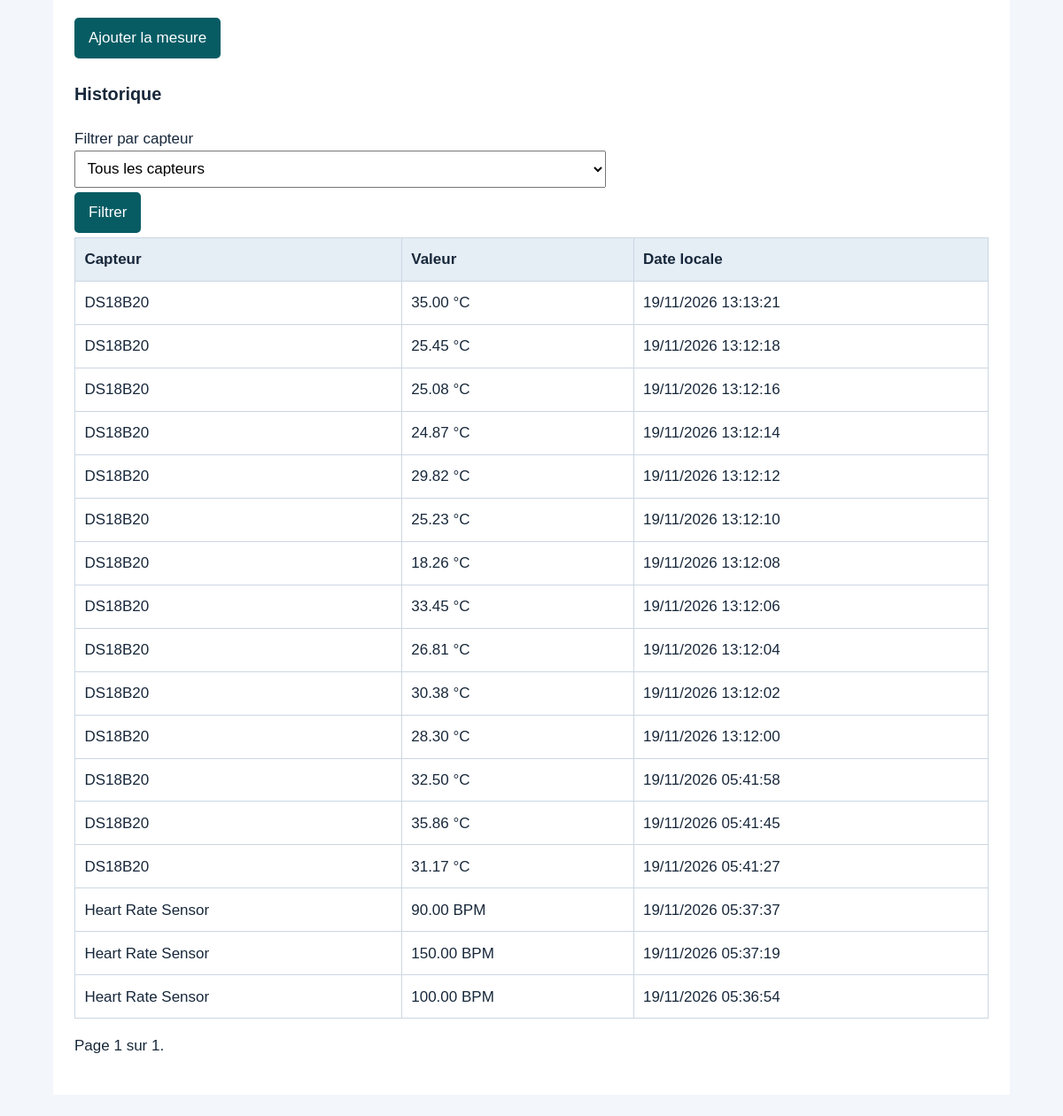
Before: /mesures/ (signed in, lower part) with the older database file.
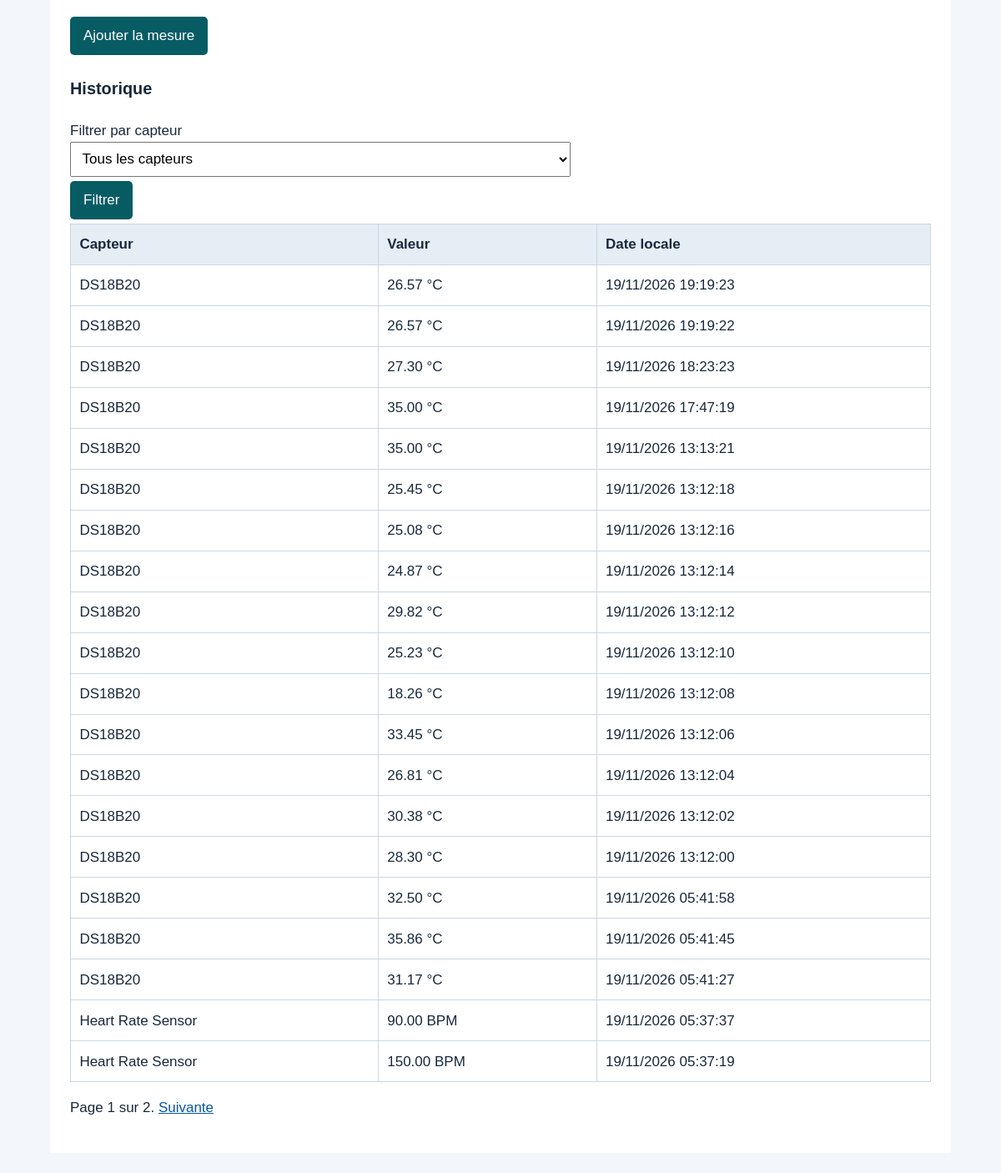
After: the same page with the newer database file.
### HealthcareProject/models.py (models this page shows, shortened)
class Mesure(models.Model):
    capteur = models.ForeignKey(Capteur, on_delete=models.PROTECT, related_name='mesures')
    valeur = models.DecimalField(max_digits=7, decimal_places=2)
    date = models.DateTimeField(auto_now_add=True)
    class Meta:
        ordering = ['-date', '-id']

class Capteur(models.Model):
    TYPES = [('heart', 'Rythme Cardiaque'), ('body_temp', 'Temperature du Corps')]
    objet = models.ForeignKey(Objet, on_delete=models.PROTECT, related_name='capteurs')
    nom = models.CharField(max_length=80, unique=True)
    type_mesure = models.CharField(max_length=20, choices=TYPES)
    seuil_alerte = models.DecimalField(max_digits=7, decimal_places=2)
    class Meta:
        ordering = ['nom']
    @property
    def unite(self):
        return 'BPM' if self.type_mesure == 'heart' else '°C'
    def __str__(self):
        return f'{self.nom} ({self.unite})'

### HealthcareProject/views.py (the view)
# urls.py: path('mesures/', views.mesures, name='mesures'),
@login_required
def mesures(request):
    form = MesureForm(request.POST if request.method == 'POST' else None)
    if request.method == 'POST' and form.is_valid():
        form.save()
        messages.success(request, 'Mesure ajoutée.')
        return redirect('mesures')
    mesures_qs = Mesure.objects.select_related('capteur', 'capteur__objet')
    capteur_id = request.GET.get('capteur', '')
    if capteur_id:
        capteur = get_object_or_404(Capteur, pk=capteur_id) if capteur_id.isdigit() else None
        if capteur is None:
            raise Http404('Capteur invalide')
        mesures_qs = mesures_qs.filter(capteur=capteur)
    return render(request, 'HealthcareProject/mesures.html', {
        'form': form, 'page': Paginator(mesures_qs, 20).get_page(request.GET.get('page')),
        'capteurs': Capteur.objects.all(), 'filtre': capteur_id,
    })

### HealthcareProject/forms.py
class MesureForm(forms.ModelForm):
    class Meta:
        model = Mesure
        fields = ['capteur', 'valeur']

### HealthcareProject/templates/HealthcareProject/mesures.html (shortened to what this page needs)
{% extends 'base.html' %}
{% block contenu %}
<form method="post">{% csrf_token %}{{ form.as_p }}<button>Ajouter la mesure</button></form>
<h3>Historique</h3>
<form method="get">
    <label for="capteur">Filtrer par capteur</label>
    <select id="capteur" name="capteur">
        <option value="">Tous les capteurs</option>
    </select>
    <button>Filtrer</button>
</form>
<div class="tableau">
    <table>
        <thead><tr><th>Capteur</th><th>Valeur</th><th>Date locale</th></tr></thead>
        <tbody>{% for mesure in page %}
            <tr>
                <td>{{ mesure.capteur.nom }}</td>
                <td>{{ mesure.valeur }} {{ mesure.capteur.unite }}</td>
                <td>{{ mesure.date|date:'d/m/Y H:i:s' }}</td>
            </tr>
            {% empty %}
            <tr>
                <td colspan="3">Aucune mesure.</td>
            </tr>
            {% endfor %}
        </tbody>
    </table>
</div>
<p>Page {{ page.number }} sur {{ page.paginator.num_pages }}.
{% if page.has_next %}<a href="?capteur={{ filtre|urlencode }}&amp;page={{ page.next_page_number }}">Suivante</a>{% endif %}</p>
{% endblock %}

Changed rows visible on the page:
no longer on this page (row unchanged): Mesure: capteur.nom "Heart Rate Sensor", valeur "100.00", capteur.unite "BPM", date "19/11/2026 05:36:54"
added Mesure: capteur.nom "DS18B20", valeur "26.57", capteur.unite "°C", date "19/11/2026 19:19:23"
added Mesure: capteur.nom "DS18B20", valeur "26.57", capteur.unite "°C", date "19/11/2026 19:19:22"
added Mesure: capteur.nom "DS18B20", valeur "27.30", capteur.unite "°C", date "19/11/2026 18:23:23"
added Mesure: capteur.nom "DS18B20", valeur "35.00", capteur.unite "°C", date "19/11/2026 17:47:19"
Other visible differences:
{{ page.paginator.num_pages }}: "1" → "2"
text now shown: "Suivante"
